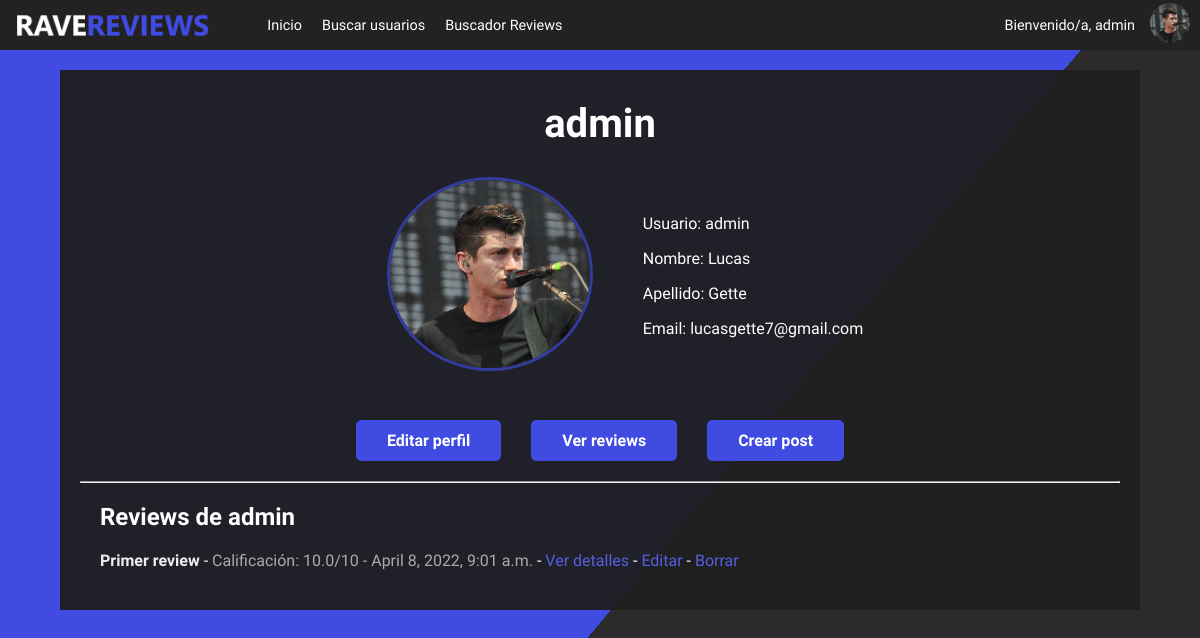
Before: /miperfil/ (signed in) with the older database file.
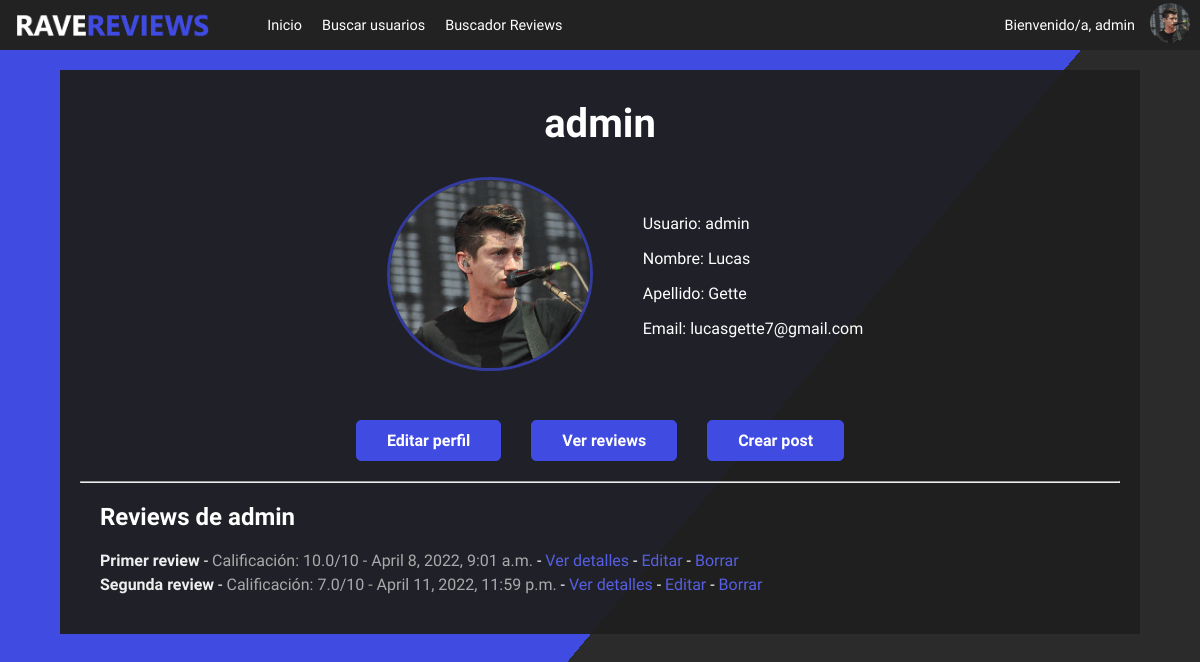
After: the same page with the newer database file.
### inicio/models.py (models this page shows, shortened)
class PerfilUsuario(models.Model):
    user = models.OneToOneField(User, on_delete=models.CASCADE)
    imagen = models.ImageField(upload_to='avatares/', default='default.jpg')
    bio = models.TextField(default='Sin datos...')

### reviews/models.py (models this page shows, shortened)
class Post(models.Model):
    title = models.CharField(max_length=255)
    author = models.ForeignKey(User, on_delete=models.CASCADE)
    fecha = models.DateTimeField(auto_now_add=True)
    body = models.TextField()
    calificacion = models.FloatField(
        validators=[MinValueValidator(0.0),
                    MaxValueValidator(10.0)])

### inicio/views.py (the view)
# urls.py: path('miperfil/',miperfil, name='miperfil'),
@login_required
def miperfil(request):
    usuario = request.user
    posts = Post.objects.filter(author=usuario)
    context = {
        'usuario': usuario,
        'nombre': request.user.first_name,
        'apellido':request.user.last_name,
        'email':request.user.email,
        'avatar':request.user.perfilusuario.imagen,
        'bio':request.user.perfilusuario.bio,
        'posts':posts
        }
    return render(request, 'miperfil.html', context)

### inicio/templates/miperfil.html (shortened to what this page needs)
{% extends "inicio.html" %}
{% block estilos %}
    {% load static %}
    <link rel="stylesheet" href={% static "css\perfil.css" %}>
{% endblock estilos %}
{% block perfil %}
<div class='perfil-grilla'>
    <div class='main-contenedor'>
        <h3 class='titulo-perfil'>{{request.user.username}}</h3>
        <div class='tarjeta-perfil'>
            <div class='contenedor-avatar'>
                <img class='perfil-avatar' src="{{avatar.url}}" alt="Foto de perfil">
            </div>
            <div class='contenedor-datos'>
                <p>Usuario: {{request.user.username}}</p>
                {% if request.user.first_name %}
                <p>Nombre: {{request.user.first_name}}</p>
                {% else %}
                    <p>Nombre: Sin datos...</p>
                {% endif %}
                {% if request.user.last_name %}
                <p>Apellido: {{request.user.last_name}}</p>
                {% else %}
                <p>Apellido: Sin datos...</p>
                {% endif %}
                <p>Email: {{request.user.email}}</p>
            </div>
        </div>
                <div class='botones-perfil'>
            <br>
            {% if request.user.username == usuario.username %}
                <a class='boton' href={% url 'editar_perfil' %}> Editar perfil</a>
            {% endif %}
            <a class='boton' href={% url 'reviews' %}>Ver reviews</a>
            <a class='boton' href={% url 'crear_post' %}>Crear post</a>
        </div>
        <hr>
        <div class='post-section'>
            <h2>Reviews de {{usuario}}</h2>
        {% if posts %}
            {% for post in posts %}
                <p class='post-item'>
                    <span class='post-titulo'>{{post.title}} </span> -
                    <span class='post-calificacion'>Calificación: {{post.calificacion}}/10 - {{post.fecha}}</span> -
                    <a class='post-detalles' href={% url 'other_users_post_detail' author=post.author pk=post.pk %}>Ver detalles</a> -
                    <a class='post-detalles' href={% url 'editar_review' author=post.author pk=post.pk %}>Editar</a> -
                    <a class='post-detalles' href={% url 'borrar_review' author=post.author pk=post.pk %}>Borrar</a>
                </p>
            {% endfor %}
        {% else %}
            <p>El usuario no ha realizado ninguna review por el momento...</p>
        {% endif %}
        </div>
    </div>
</div>
{% endblock perfil %}

### inicio/templates/inicio.html (shortened to what this page needs)
<!DOCTYPE html>
<html lang="en">
<head>
    {% load static %}
    <link rel="stylesheet" href={% static "css\style.css" %}>
    <link rel="stylesheet" href={% static "css\nav-style.css" %}>
    {% block estilos %}
    {% endblock estilos %}
</head>
<body>
    {% if user.is_authenticated %}
    <nav>
        <div class="cont-izq">
            <a href={% url 'inicio' %}><img class='pagina-logo' src="{% static 'imagenes/logo-1.png' %}" alt=""></a>
            <ul class="lista-enlaces">
                <li><a href={% url 'inicio' %}>Inicio</a></li>
                <li><a href={% url 'buscar_usuario' %}>Buscar usuarios</a></li>
                <li><a href={% url 'buscar_reviews' %}>Buscador Reviews</a></li>
            </ul>
        </div>
        <div class="cont-usuario">
            <p>Bienvenido/a, {{request.user.username}}</p>
            <div><img class='perfil-logo' src='{{request.user.perfilusuario.imagen.url}}' alt=""></div>
        </div>
    </nav>
    {% endif %}
{% block loginmain %}
{% block logout %}
{% block perfil %}{% endblock perfil %}
{% endblock logout %}
{% endblock loginmain %}
</body>
</html>

### inicio/static/css/style.css (style rules this page uses)
html { background: linear-gradient(130deg, #404be2 60%, #2b2b2b 40%); margin: 0; padding: 0; font-family: 'Varela Round', sans-serif; height: 100%; box-sizing: border-box; }
body { margin: 0; padding: 0; min-height: 100%; }
.boton { padding: 10px 30px; font-family: 'Varela Round'; background-color: #404be2; display: inline-block; text-decoration: none; color: #FFF; font-weight: bold; border-radius: 5px; border: 1px solid #404be2; cursor: pointer; transition: all 0.2s; margin: 0 20px; text-align: center; }

### inicio/static/css/nav-style.css (style rules this page uses)
html, body { margin: 0px; padding: 0px; }
nav { display: flex; height: 50px; width: 100%; box-sizing: border-box; justify-content: space-between; align-items: center; background-color: #222; align-items: center; }
.pagina-logo { max-height: 30px; display: block; padding-left: 10px; transition: all 0.3s; }
.perfil-logo { width: 40px; height: 40px; object-fit: cover; border-radius: 50%; margin-right: 10px; cursor: pointer; }
.cont-izq { display: flex; align-items: center; justify-content: flex-start; font-size: 0.9em; }
.cont-usuario { display: flex; flex-wrap: nowrap; color: #fff; margin: 0 0px; align-items: center; }
.cont-usuario p { margin-right: 15px; font-size: 0.9em; }
.lista-enlaces { display: flex; flex-wrap: nowrap; }
.lista-enlaces li { display: inline-block; }
.lista-enlaces li a { text-decoration: none; color: #fff; margin: 0 10px; text-align: center; border: none; display: inline-block; transition: all 0.2s; }

### inicio/static/css/perfil.css (style rules this page uses)
html { background: linear-gradient(130deg, #404be2 60%, #2b2b2b 40%); height: 100%; font-family: 'Varela Round', sans-serif; }
body { height: 100%; }
.perfil-grilla { display: flex; flex-direction: column; flex-wrap: wrap; width: 90%; margin: 20px auto; }
.main-contenedor { background-color: rgba(31, 31, 31, 0.95); color: #FFF; padding: 20px; box-sizing: border-box; margin-bottom: 50px; }
.tarjeta-perfil { display: flex; justify-content: center; flex-wrap: wrap; align-items: center; margin-bottom: 25px; }
.titulo-perfil { text-align: center; font-size: 2.5em; margin: 10px 0; }
.perfil-avatar { width: 200px; border-radius: 50%; border: 3px solid #404be2a2; margin: 20px 50px; }
.botones-perfil { display: flex; justify-content: center; margin-bottom: 20px; }
.boton { margin: 0px 15px; }
.post-section { margin: 20px; }
.post-item { margin: 5px 0; }
.post-detalles { text-decoration: none; color: #565fe1; }
.post-titulo { font-weight: bold; color: #EEE }
.post-calificacion { color: #aaa; }

Changed rows visible on the page:
added Post: title "Segunda review", calificacion "7.0", fecha "April 11, 2022, 11:59 p.m."
